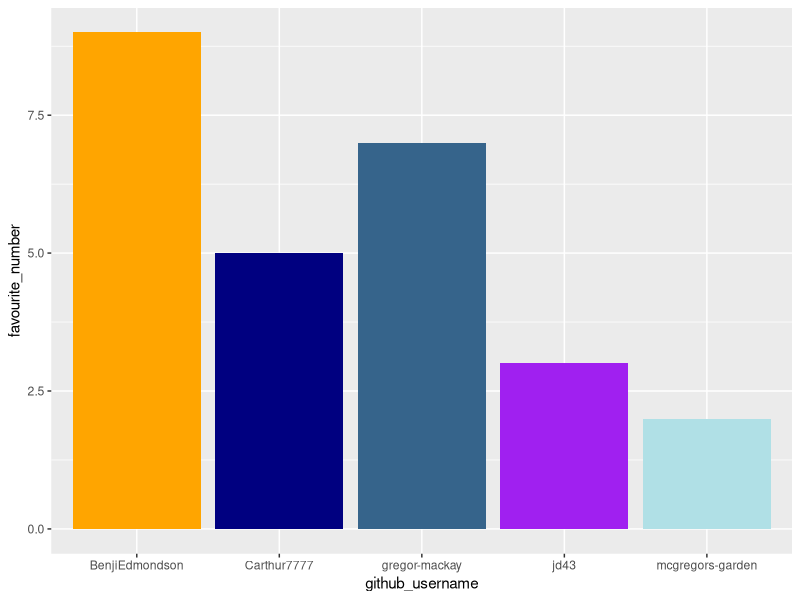
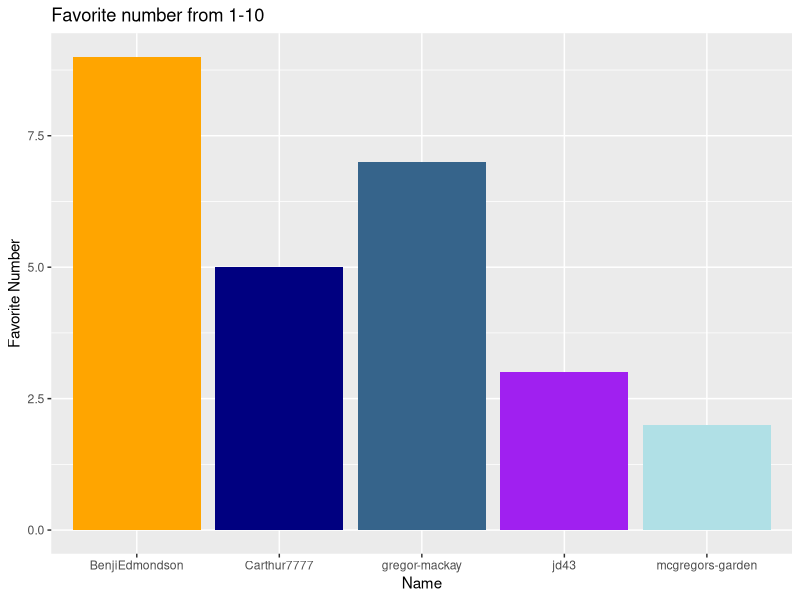
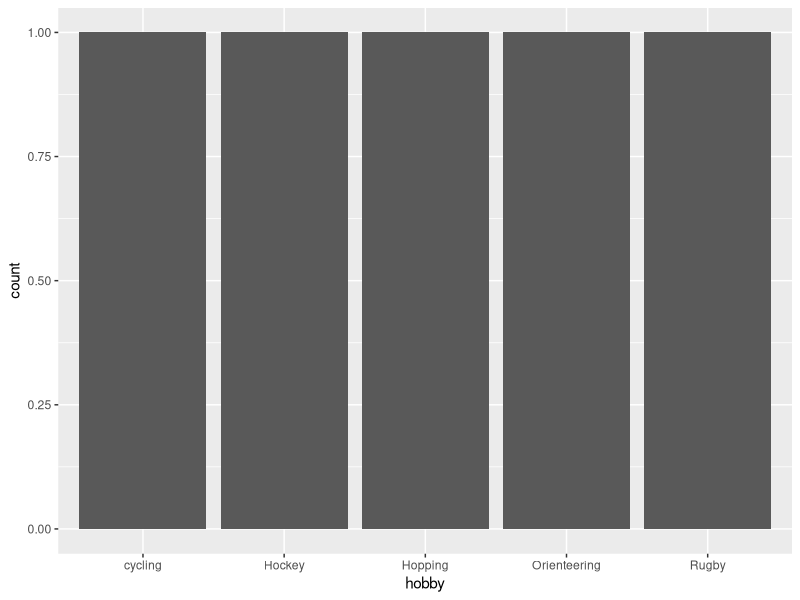

Recreate these plots in R, in order.
## ---- chunk 1
library(tidyverse) 
## ---- chunk 2
team_data <- tibble(
  name = c("Peter Rabbit", "Benji", "Cameron", "Gregor", "Jamie"),
  github_username = c("mcgregors-garden", "BenjiEdmondson", "Carthur7777", "gregor-mackay",
                      "jd43"), 
  colour = c("powderblue", "orange", "navyblue", 
             "steelblue4", "purple"),
  hobby = c("Hopping", "Orienteering", "Rugby", 
            "Hockey", "cycling"),
  favourite_number = c(2, 9, 5, 7, 3)
  )

team_data 
## ---- chunk 3
p1 <- ggplot(data = team_data, 
             mapping = aes(x = github_username, 
                           y = favourite_number,
                           fill = colour), 
             ) +
   geom_col() +
   scale_fill_identity()
p1
## ---- chunk 4
p1 + labs(x = "Name", 
          y = "Favorite Number",
          title = "Favorite number from 1-10")
## ---- chunk 5
p2 <- ggplot(team_data, aes(x = hobby)) +
  geom_bar()
p2
